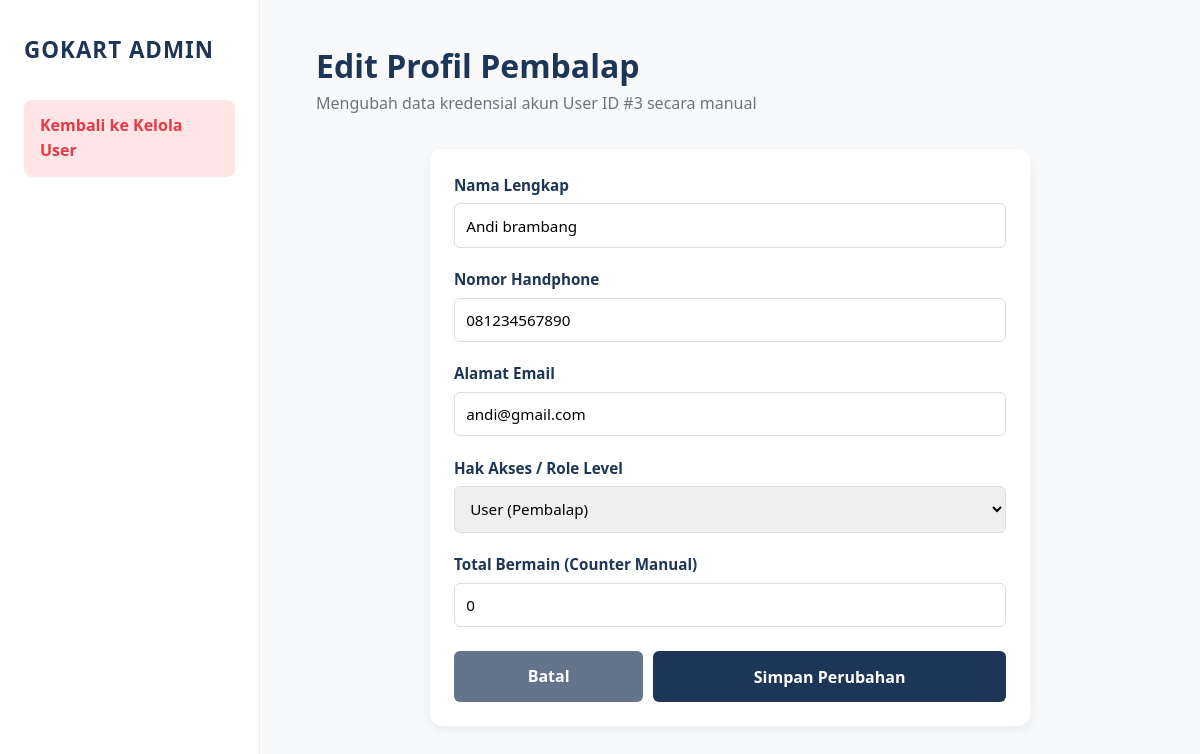
Before: /admin/edit_user.php?id=3 (signed in) with the older database file.
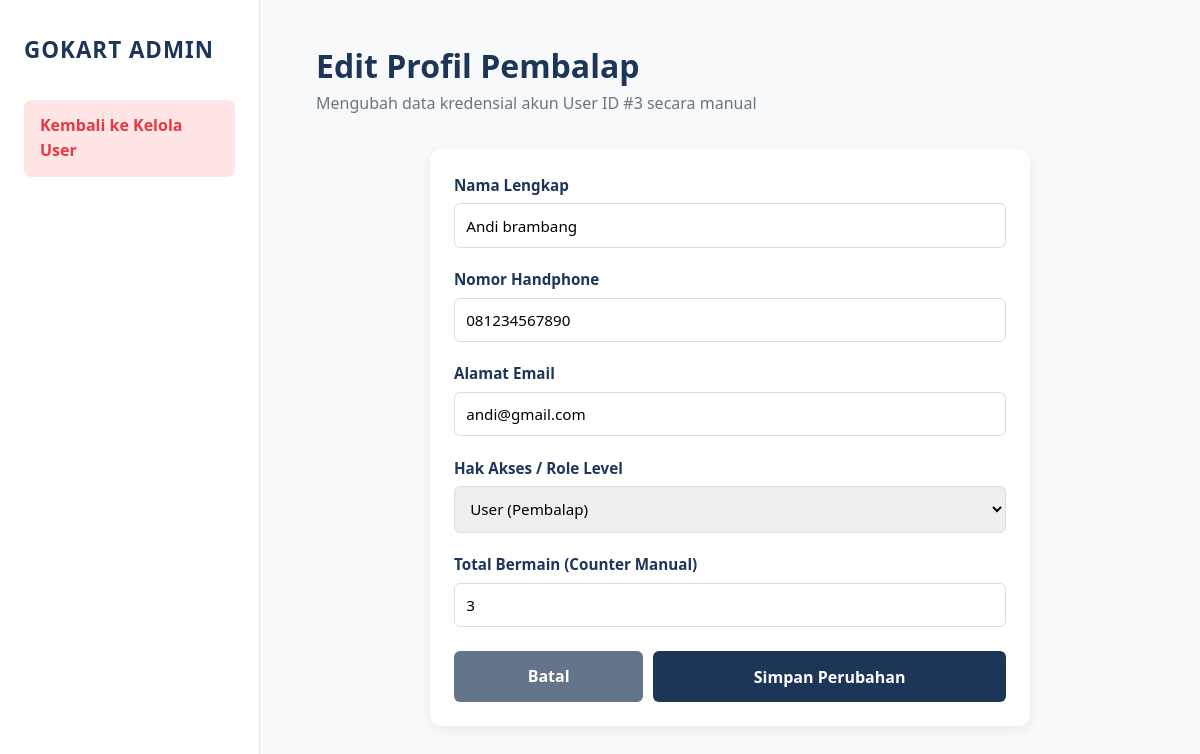
After: the same page with the newer database file.
### tables this page shows
CREATE TABLE `users` (
  `id` int(11) NOT NULL,
  `nama_lengkap` varchar(100) NOT NULL,
  `nomor_hp` varchar(20) NOT NULL,
  `email` varchar(100) NOT NULL,
  `password` varchar(255) NOT NULL,
  `role` enum('admin','user') DEFAULT 'user',
  `created_at` timestamp NOT NULL DEFAULT current_timestamp(),
  `total_bermain` int(11) DEFAULT 0,
  `best_time` decimal(5,3) DEFAULT 99.999,
  `booking_aktif` int(11) DEFAULT 0
);

### admin/edit_user.php (the view, shortened to what this page needs)
<?php
require '../koneksi.php';
$id_user = intval($_GET['id']);
$user_data = mysqli_fetch_assoc(mysqli_query($koneksi, "SELECT * FROM users WHERE id = '$id_user'"));
?>
<!DOCTYPE html>
<html lang="id">
<head>
    <link rel="stylesheet" href="style-admin.css">
</head>
<body>
    <div class="container">
        <aside class="sidebar">
            <div class="sidebar-top">
                <div class="brand"><h2>GoKart Admin</h2></div>
                <ul class="nav-menu">
                    <li><a href="kelola_users.php" class="nav-link active"><span>Kembali ke Kelola User</span></a></li>
                </ul>
            </div>
        </aside>
        <main class="main">
            <header class="header">
                <h1>Edit Profil Pembalap</h1>
                <p>Mengubah data kredensial akun User ID #<?= $user_data['id']; ?> secara manual</p>
            </header>
            <div class="edit-container">
                <div class="card">
                    <form action="" method="POST">
                        <div class="form-group">
                            <label>Nama Lengkap</label>
                            <input type="text" name="nama_lengkap" class="form-control" value="<?= htmlspecialchars($user_data['nama_lengkap']); ?>" required>
                        </div>
                        <div class="form-group">
                            <label>Nomor Handphone</label>
                            <input type="text" name="nomor_hp" class="form-control" value="<?= htmlspecialchars($user_data['nomor_hp']); ?>" required>
                        </div>
                        <div class="form-group">
                            <label>Alamat Email</label>
                            <input type="email" name="email" class="form-control" value="<?= htmlspecialchars($user_data['email']); ?>" required>
                        </div>
                        <div class="form-group">
                            <label>Hak Akses / Role Level</label>
                            <select name="role" class="form-control">
                                <option value="user" <?= $user_data['role'] === 'user' ? 'selected' : ''; ?>>User (Pembalap)</option>
                            </select>
                        </div>
                        <div class="form-group">
                            <label>Total Bermain (Counter Manual)</label>
                            <input type="number" name="total_bermain" class="form-control" value="<?= $user_data['total_bermain']; ?>" min="0" required>
                        </div>
                        <div class="action-flex">
                            <a href="kelola_users.php" class="btn-kembali">Batal</a>
                            <button type="submit" name="update_profile" class="btn-update">Simpan Perubahan</button>
                        </div>
                    </form>
                </div>
            </div>
        </main>
    </div>
</body>
</html>

Changed rows visible on the page:
changed users "Andi brambang": total_bermain "0" → "3"
